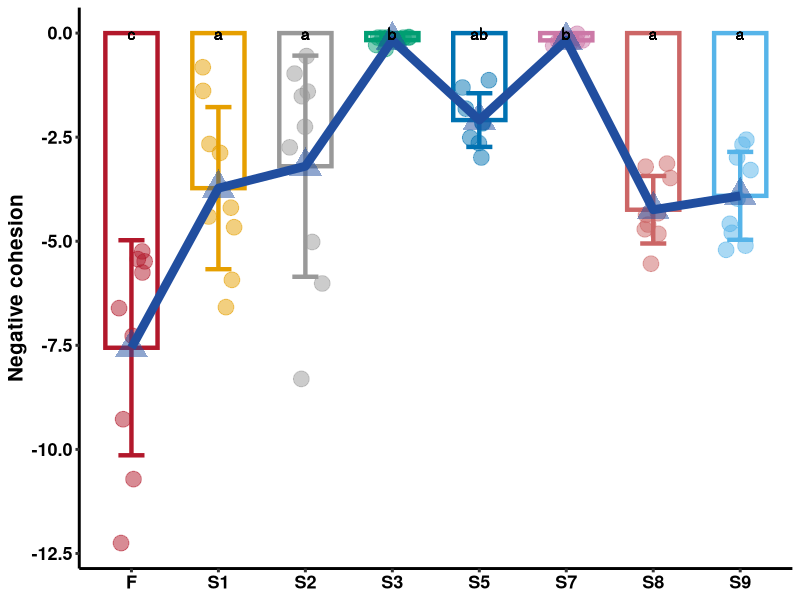
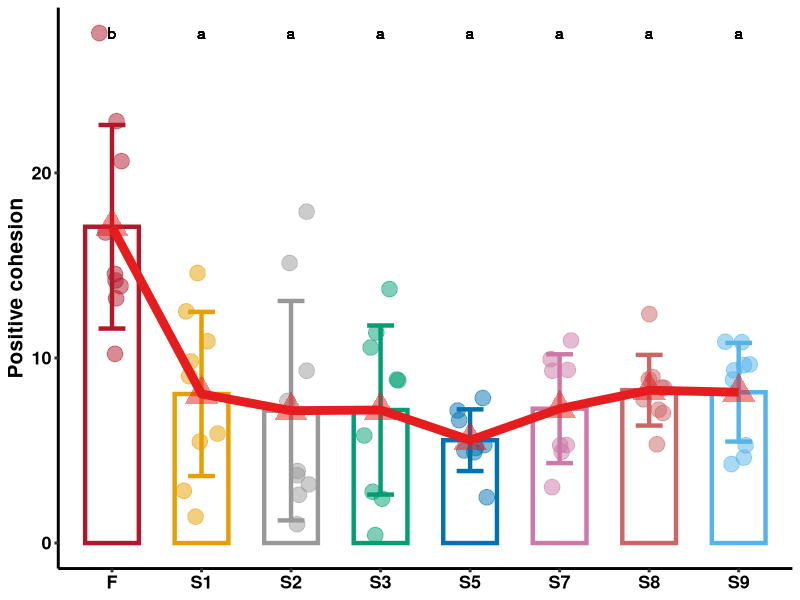

Recreate these plots in R, in order.
## ---- chunk 1
rm(list = ls())
library(ggplot2)
library(dplyr)
## ---- chunk 2
neg <- read.csv(file = "cohension_neg.csv",header = T,row.names = 1)

df <- neg%>% group_by(Group)%>%
  summarise(mean= mean(C_neg), sd= sd(C_neg))
## ---- chunk 3

model = aov(C_neg ~ Group, data=neg)
Tukey_HSD = TukeyHSD(model, ordered = TRUE, conf.level = 0.95)
Tukey_HSD_table = as.data.frame(Tukey_HSD$Group)
library(multcompView)
generate_label_df = function(TUKEY, variable){
  Tukey.levels = TUKEY[[variable]][,4]
  Tukey.labels = data.frame(multcompLetters(Tukey.levels)['Letters'])
  Tukey.labels$Group = rownames(Tukey.labels)
  Tukey.labels=Tukey.labels[order(Tukey.labels$Group), ]
  return(Tukey.labels)
}
LABELS = generate_label_df(Tukey_HSD , "Group")
neg$stat=LABELS[as.character(neg$Group),]$Letters
max=max(neg$C_neg)
## ---- chunk 4
my_color <- c("#B2182B", "#E69F00", "#999999", "#009E73", "#0072B2", "#CC79A7", "#CC6666", "#56B4E9")
## ---- chunk 5
pp1 <- ggplot()+ 
  geom_bar(df,mapping=aes(x=Group,y=mean), fill = "white",size = 1.5,color =my_color,position="dodge",stat="identity",width =0.6)+
  geom_errorbar(df,mapping=aes(x = Group,ymin = mean-sd, ymax = mean+sd),width = 0.3,color =my_color, size=1.5)+
  geom_jitter(neg, mapping=aes(x=Group,y=C_neg,fill=Group,color=Group),size = 5,width = 0.2,alpha=0.5)+ 
  geom_line(df,mapping=aes(x=Group,y=mean,group=1),size=3,color="#214e9f")+
  geom_point(df,mapping=aes(x=Group,y=mean),color="#214e9f",size=8,shape=17,alpha=0.5)+
  scale_color_manual(values =my_color)+ 
  geom_text(data=neg, aes(x=Group, y=max, label=stat)) +
  
  theme_classic(base_line_size = 1)+
  theme(panel.grid=element_blank(),
        axis.text=element_text(color='black',size=13,face = "bold"),
        axis.title.y = element_text(color='black',size=15,face = "bold"),
        legend.text = element_text(color='black',size=13,face = "bold"),
        legend.title = element_blank(),
        legend.position = "none")+
  labs(x=NULL,y="Negative cohesion")
pp1
ggsave("Figure3 G.pdf",units = "in",height = 7,width = 12)
## ---- chunk 6
pos <- read.csv(file = "cohension_pos.csv",header = T,row.names = 1)
df1 <- pos%>% group_by(Group)%>%
  summarise(mean= mean(C_pos), sd= sd(C_pos))
## ---- chunk 7

model = aov(C_pos ~ Group, data=pos)
Tukey_HSD = TukeyHSD(model, ordered = TRUE, conf.level = 0.95)
Tukey_HSD_table = as.data.frame(Tukey_HSD$Group)
library(multcompView)
generate_label_df = function(TUKEY, variable){

  Tukey.levels = TUKEY[[variable]][,4]
  Tukey.labels = data.frame(multcompLetters(Tukey.levels)['Letters'])

  Tukey.labels$Group = rownames(Tukey.labels)
  Tukey.labels=Tukey.labels[order(Tukey.labels$Group), ]
  return(Tukey.labels)
}
LABELS = generate_label_df(Tukey_HSD , "Group")
pos$stat=LABELS[as.character(pos$Group),]$Letters
max=max(pos$C_pos)
## ---- chunk 8
pp <- ggplot()+ 
  geom_bar(df1,mapping=aes(x=Group,y=mean), fill = "white",size = 1.5,color =my_color,position="dodge",stat="identity",width =0.6)+
  geom_errorbar(df1,mapping=aes(x = Group,ymin = mean-sd, ymax = mean+sd),width = 0.3,color =my_color, size=1.5)+
  geom_jitter(pos, mapping=aes(x=Group,y=C_pos,fill=Group,color=Group),size = 5,width = 0.2,alpha=0.5)+ 
  geom_line(df1,mapping=aes(x=Group,y=mean,group=1),size=3,color="#e51d1e")+
  geom_point(df1,mapping=aes(x=Group,y=mean),color="#e51d1e",size=8,shape=17,alpha=0.5)+
  scale_color_manual(values =my_color)+ 
  geom_text(data=pos, aes(x=Group, y=max, label=stat)) +

  theme_classic(base_line_size = 1)+
  theme(panel.grid=element_blank(),
        axis.text=element_text(color='black',size=13,face = "bold"),
        axis.title.y = element_text(color='black',size=15,face = "bold"),
        legend.text = element_text(color='black',size=13,face = "bold"),
        legend.title = element_blank(),
        legend.position = "none")+
  labs(x=NULL,y="Positive cohesion")
pp
ggsave("Figure3 F.pdf",units = "in",height = 7,width = 12)
